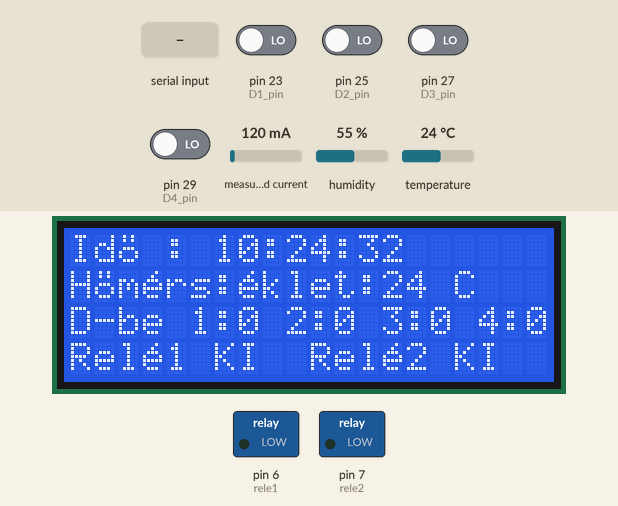
Simulated run of this sketch. Board: Arduino Mega 2560, built with avr-gcc and run on an emulated ATmega2560. Shown: 20×4 character LCD, switched loads named in the sketch (green lamp = pin HIGH). Inputs (shaded band) come from the test bench; at power-on: pin 23 (D1_pin), pin 25 (D2_pin), pin 27 (D3_pin), pin 29 (D4_pin) LOW, measured current 120 mA, humidity 55 %, temperature 24 °C. The local clock reads 2024-03-15 10:24:30 at power-on unless the sketch sets it; storage starts empty; what the sketch prints to the serial monitor is not drawn.

Above: at 2.4 s.
2.5 s: "a" received over the second serial link
At 3.9 s:
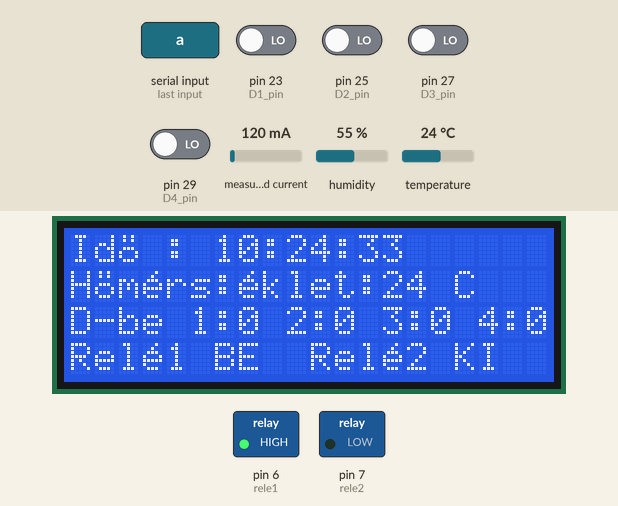
5.5 s: "c" received over the second serial link
At 7.9 s:
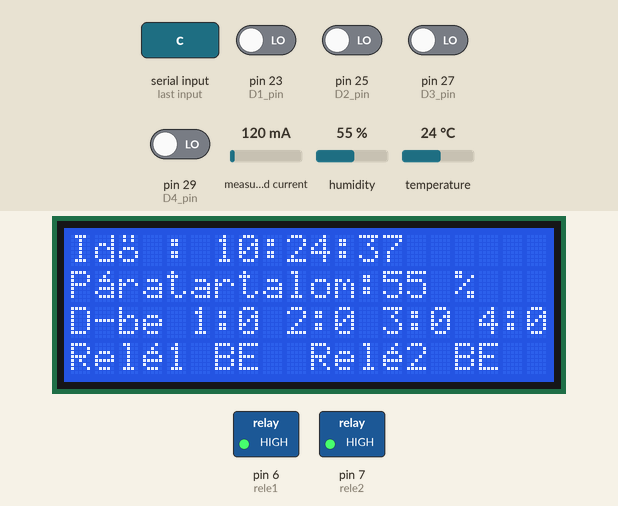
8.5 s: "b" received over the second serial link
At 9.8 s:
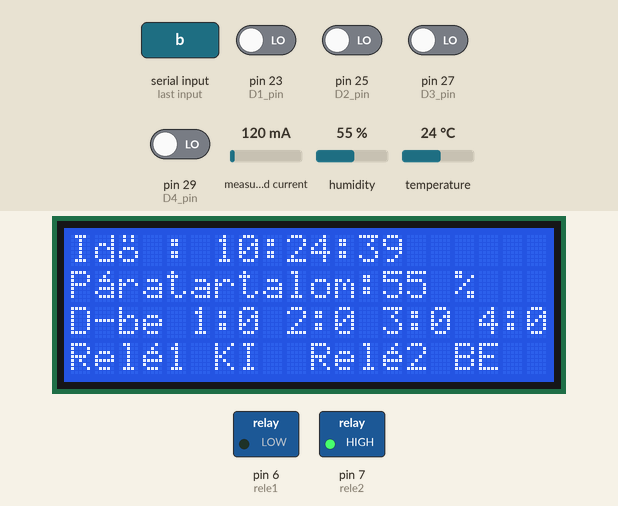
11.5 s: "d" received over the second serial link
At 13.7 s:
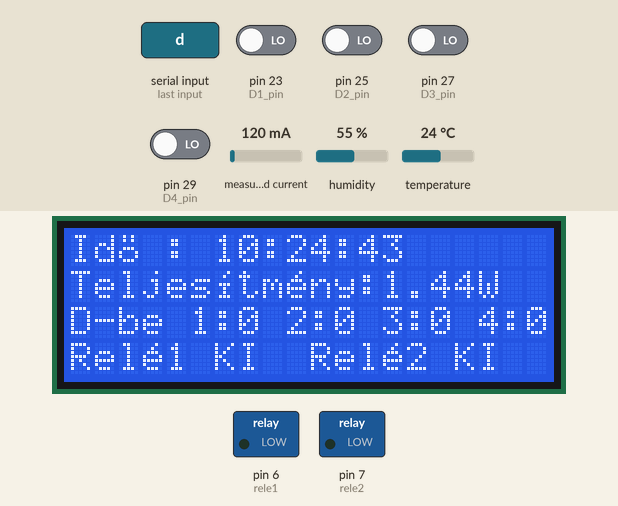
14.5 s: "c" received over the second serial link
At 15.7 s:
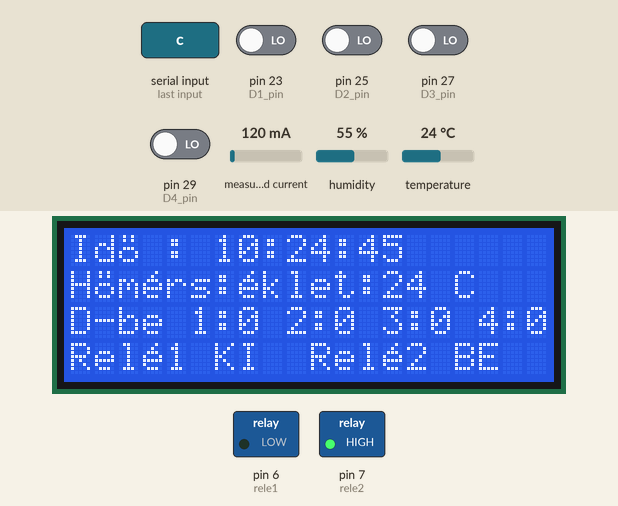
17.5 s: "a" received over the second serial link
At 18.6 s:
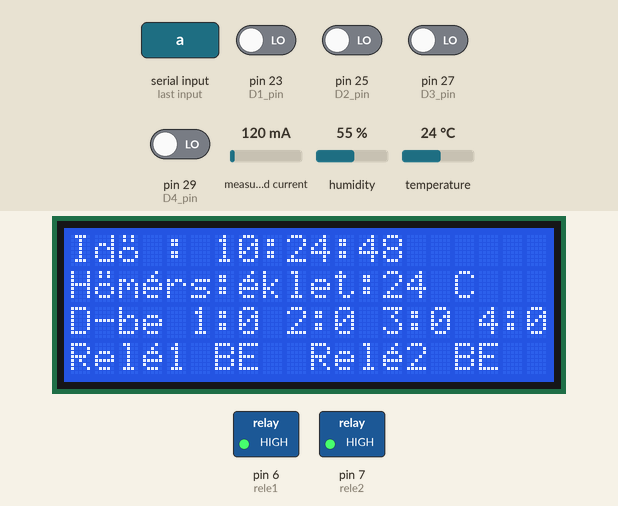
Timing chart, 0 to 20.5 s (numbered marks = the images above; inputs shaded):
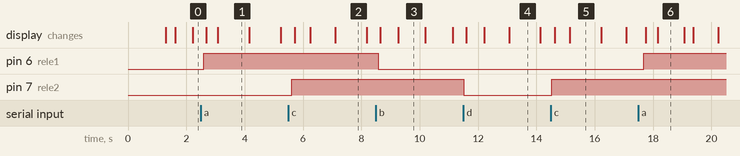

Measured:
- after the input at 2.5 s, pin 6 (rele1): LOW → HIGH after 0.10 s; the display: first changes after 0.18 s (image 1 shows a later state)
- after the input at 5.5 s, pin 7 (rele2): LOW → HIGH after 0.12 s; the display: first changes after 0.22 s (image 2 shows a later state)
- after the input at 8.5 s, pin 6 (rele1): HIGH → LOW after 0.07 s; the display: first changes after 0.15 s (image 3 shows a later state)
- after the input at 11.5 s, pin 7 (rele2): HIGH → LOW at once; the display: first changes after 0.10 s (image 4 shows a later state)
- after the input at 14.5 s, pin 7 (rele2): LOW → HIGH at once; the display: first changes after 0.12 s (image 5 shows a later state)
- after the input at 17.5 s, pin 6 (rele1): LOW → HIGH after 0.18 s; the display: first changes after 0.25 s (image 6 shows a later state)
- what the display in image 1 shows lasts 1.1 s, from 3.1 s to 4.2 s

The sketch:

projec_2022.ino
```cpp
/*
Projekt feladat Vincze Dávid

A projekt feladat annak bemutatására készült, hogy hogyan lehet az Arduino fejlesztői környezetben
mérési adatokat bekérni szenzorokról, digitális bemenetekről, azokat LCD kijelzőn megjeleníteni és
SD kártyán CSV formátumú adatfileban tárolni, ami importálható Excelbe. Továbbá bemutatja hogyan
lehet bluetooth kommunikációs csatornán keresztül kezelni a kimeneteket. A rendszer állapota, és
a működés közbeni események megjelennek a soros porton is.

A projekthez az Arduino Mega2560 típusát választottam, mivel ebben több a memória, így nem kell
tartani a memória elfogyásából adódó problémáktól. A fejlesztőrendszer Arduino 2.0.2. A felhasznált
szoftverkomponensek az internetről szabadon letölthetők. A fejlesztés során felhasználtam az al-
katrészek és szoftverek leírásait és az interneten található oktatóanyagokat és leírásokat.

A felhasznált hardware elemek :
-------------------------------
- Arduino Mega2560
- DHT11 hő és páratartalommérő szenzor
- ACS712 árammérő Hall szenzor
- LCD kijelző 4 sor 20 oszlop
- I2C illesztő modul az LCD kijelzőhöz
- HC06 bluetooth modul
- Data logger shield SD kártya és RTC
- 2 CSATORNÁS RELÉ MODUL 5V DC
- breadboard, vezetékek, ellenállások, LEDek, kapcsolók, izzók
- 12V DC tápegység


*/

#include <dht11.h>  // dht11 szenzor könyvtár

#include "ACS712.h"  // Hall szenzor könyvtár

#include <RTClib.h> // RTC (valós idejű óra) modul könyvtár

#include <Wire.h>  // WIRE I2C könyvtár

#include <SPI.h>  // SPI kommunikáció könyvtár

#include <SD.h>  // SD kártya könyvtár

#include <LiquidCrystal_I2C.h>  // LCD I2C könyvtár

RTC_DS3231 rtc;  // RTC objektum neve rtc

#define DHT11PIN 8  //dht11 kimenet az Arduino 8. láb

dht11 DHT11;  //Szenzor objektum neve DHT11

LiquidCrystal_I2C lcd(0x27,20,4);  // I2C LCD beállítás : címe 0x27, 20 oszlop és 4 sor

ACS712 sensor(ACS712_05B, A1); // árammérő 5A-es típus az A1-ás analóg bemeneten

bool perc_valtas = false;  // percváltás detektálása az SD kártya íráshoz

int lcd_valt=1;  // számláló az LCD első sorába mit irjon ki

char idobelyeg [20] ;  // időbélyeg az adttároláshoz SD kártyán

char ido [10] ;  // idő a kijelzéshez

int mp ;  // másodperc

int perc ;  //perc

int mp_seged ;  // másodperc segédváltozó

int perc_seged ;  // perc segédváltozó

int mp_szamlalo =0;  // változó a másodpercek számolásához

int soros_szamlalo = 19;  // időzítő számláló a soros port írásához

float I = 0; // áram változó

const int U = 12;  //feszültség konstans 12 V DC

int homerseklet=0;  // hőmérséklet változó

int paratartalom =0;  // páratartalom változó

float teljesitmeny=0; // teljesítmény változó

char BT_in_char;  //bluetooth bejövő karakter

bool D_in_1, D_in_2, D_in_3, D_in_4 ;  // digitális bemenetek változói boolean

int D1_pin = 23;  // 1. digitális bemenet a D23 láb

int D2_pin = 25;  // 2. digitális bemenet a D25 láb

int D3_pin = 27;  // 3. digitális bemenet a D27 láb

int D4_pin = 29;  // 4. digitális bemenet a D29 láb

int rele1 =  6;  // Relé1 kimenet a D6 láb

int rele2 =  7;  // Relé2 kimenet a D7 láb

String R1_status = "KI";  // 1. Relé alaphelyzetben kikapcsolva kiíráshoz

String R2_status = "KI";  // 2. Relé alaphelyzetben kikapcsolva kiíráshoz

void setup()  // beállítások induláskor
{

  Wire.begin();  // I2C inicializálás

  lcd_inicializalas();  // LCD inicializálás, ékezetes betűk definiálása

  lcd.clear();  // LCD törlés
  lcd.setCursor(0,0);
  lcd.print("    Vincze D\010vid    ");  // induló kijelzés
  lcd.setCursor(0,2);
  lcd.print("      S E T U P    ");  // induló kijelzés

  Serial.begin(9600);  // soros kapcsolat beállítása

  SD_inicializalas();  // SD kártya inicializálás

  RTC_inicializalas();  // RTC inicializálás

  sensor.calibrate();  // ACS712 szenzor kalibrálás

  Serial1.begin(9600);  // bluetooth soros port ( serial1 TX1(18), RX1(19)) beállítása

  pinMode(D1_pin, INPUT);  // D2 láb bemenet

  pinMode(D2_pin, INPUT);  // D3 láb bemenet

  pinMode(D3_pin, INPUT);  // D4 láb bemenet

  pinMode(D4_pin, INPUT);  // D5 láb bemenet

  pinMode(rele1, OUTPUT);  // D6 láb kimenet

  digitalWrite(rele1,LOW);  // 1. relé alaphelyzetben kikapcsolva

  pinMode(rele2, OUTPUT);  // D7 láb kimenet

  digitalWrite(rele2,LOW);  // 2. relé alaphelyzetben kikapcsolva

  delay ( 1000);  // 1 mp szünet

  lcd.clear();  // LCD törlés

}

void loop()  // főciklus
{
  ido_feladatok();  // idővel és időzítésekkel kapcsolatos feladatok

  ho_paratartalom_meres();  // hőmérséklet és páratartalom mérés

  teljesitmeny_meres();  // teljesítmény mérés

  digitalis_bemenetek_beolvasasa();  // digtális bemenetek beolvasása

  HC06_bluetooth();  // HC06 bluetooth feladat

  kimenet_kezeles();  // kimenetek kezelése

  if (perc_valtas)
    {
    // hogy ne legyen túl nagy az adat.csv file csak percenkeént ír bele
      Serial.println("SD írás");
      SD_iras();  // adatsor írás az SD kártyára
      perc_valtas=false;
    }

   soros_szamlalo ++;
   if (soros_szamlalo==20) // hogy olvasható legyen a kiírás, kb 4 másodprcenként frissül a rendszer állapot
    {
      soros_kiiras();  // adatok kiírása a soros portra
      soros_szamlalo=0;  // soros számláló nullázás
    }

  lcd_kiiras();  // adatok kiírása az LCD kijelzőre

  delay(100);  // 0,1 másodperc szünet

}

void ho_paratartalom_meres()  // hőfok és páratartalom mérés
{
  int chk = DHT11.read(DHT11PIN);  // adatok beolvasása a DHT11 szenzorból

  paratartalom = (DHT11.humidity);  // Páratartalom kiolvasása a DHT11 szenzorból

  homerseklet = (DHT11.temperature);  // Hőmérséklet kiolvasása a DHT11 szenzorból

}

void teljesitmeny_meres()  //Teljesítménymérés
{
  I = sensor.getCurrentDC();  // egyenfeszültség (DC) áram beolvasása a Hall szenzorból
//  I = sensor.getCurrentAC();  // váltófeszültség (AC) áram beolvasása a Hall szenzorból
  if (I < 0.008) // figyelmen kívül hagyja, ha az áram 0.008A-nál kevesebb (teszteléssel megállapított érték)
    {
      I = 0;
    }
    teljesitmeny = (U*I);  // teljesítmény számolása 230 V AC feszültséggel számolva
}

void digitalis_bemenetek_beolvasasa()  // digtális bemenetek beolvasása
{
  D_in_1 = digitalRead(D1_pin);  // 1. digitális bemenet beolvasása
  D_in_2 = digitalRead(D2_pin);  // 2. digitális bemenet beolvasása
  D_in_3 = digitalRead(D3_pin);  // 3. digitális bemenet beolvasása
  D_in_4 = digitalRead(D4_pin);  // 4. digitális bemenet beolvasása
}

void soros_kiiras()  // rendszerállapot kiírása a soros vonalra
{
  Serial.println("--------------- Rendszer állapot ------------------");
  Serial.println(idobelyeg);
  Serial.print("Paratartalom (%): ");
  Serial.println(paratartalom);  // Páratartalom kiírása a soros vonalra
  Serial.print("Homerseklet (C): ");
  Serial.println(homerseklet);  // Hőmérséklet kiírása a soros vonalra
  Serial.print("Teljesítmeny : ");
  Serial.print((teljesitmeny));
  Serial.println(" W");  // teljesítmény kiírása a soros vonalra
  Serial.print("Rele1  : ");
  Serial.println(R1_status);
  Serial.print("Rele2  : ");
  Serial.println(R2_status);
  Serial.print("Digitális bemenetek : ");
  Serial.print(D_in_1);
  Serial.print(D_in_2);
  Serial.print(D_in_3);
  Serial.println(D_in_4 );
}

void lcd_inicializalas()  // LCD inicializálás és az ékezetes karakterek definiálása
{
  lcd.init();       // LCD inicializálás
  lcd.backlight();  // háttérvilágítás be
  //kis ékezetes betűk
  byte a1[8] = {B10, B100, B1110, B1, B1111, B10001, B1111};           //á
  byte e1[8] = {B10, B100, B1110, B10001, B11111, B10000, B1110};      //é
  byte i1[8] = {B10, B100, B0, B1110, B100, B100, B1110};              //í
  byte o1[8] = {B100, B100, B0, B1110, B10001, B10001, B1110};         //ó
  byte o2[8] = {B1010, B0, B1110, B10001, B10001, B10001, B1110};      //ö
  byte o3[8] = {B1010, B1010, B0000, B1110, B10001, B10001, B1110};    //ő
  byte u1[8] = {B0010, B0100, B10001, B10001, B10001, B10011, B1101};  //ú
  byte u2[8] = {B1010, B0, B0, B10001, B10001, B10011, B1101};         //ü
  byte u3[8] = {B1010, B1010, B0, B10001, B10001, B10011, B1101};      //ű

    //Ékezetes karakterek definiálása (ö-nek nincs hely!
  {
  lcd.createChar(0, a1); //á
  lcd.createChar(1, e1); //é
  lcd.createChar(2, i1); //í
  lcd.createChar(3, o1); //ó
  lcd.createChar(4, o3); //ő
  lcd.createChar(5, u1); //ú
  lcd.createChar(6, u2); //ü
  lcd.createChar(7, u3); //ű
  lcd.begin(20, 4); //4x20 karakteres LCD
  }
}

void lcd_kiiras()  // kiírás az LCD kijelzőre
{
// LCD első sorának kezelése
  lcd.setCursor(0,0);  // LDC kurzor 0. sor 1. oszlop
  lcd.print("Id\004 : ");  // RTC idő kiírása
  lcd.print(ido);
  lcd.print("            ");
  // LCD harmadik sorának kezelése, digitális bemenetek
  lcd.setCursor(0, 2);
  lcd.print("D-be 1:");  // digitális bemenetek állapotának kiírása
  lcd.print(D_in_1);  // 1.digitális bemenet állapotának kiírása
  lcd.print(" 2:");
  lcd.print(D_in_2);  // 2.digitális bemenet állapotának kiírása
  lcd.print(" 3:");
  lcd.print(D_in_3);  // 3.digitális bemenet állapotának kiírása
  lcd.print(" 4:");
  lcd.print(D_in_4);  // 4.digitális bemenet állapotának kiírása

// LCD negyedik sorának kezelése, reléállapotok
  lcd.setCursor(0, 3);
  lcd.print("Rel\0011 ");
  lcd.print(R1_status);  // R1 relé állapot

  lcd.setCursor(10, 3);
  lcd.print("Rel\0012 ");
  lcd.print(R2_status);  // R2 relé állapot

  switch (lcd_valt)  // a második sor tartalma az lcd_valt értékétől függ, analóg mérések
  {
    case 1:  // hőmérséklet
        lcd.setCursor(0,1);  // LDC kurzor 2. sor 1. oszlop
        lcd.print ("H\004m\001rs:\001klet:");
        lcd.print(homerseklet);
        lcd.print(" C  ");
        break;
    case 2:  // páratartalom
        lcd.setCursor(0,1);  // LDC kurzor 2. sor 1. oszlop
        lcd.print ("P\010ratartalom:");
        lcd.print(paratartalom);
        lcd.print(" %   ");
        break;
    case 3:  // teljesítmény
        lcd.setCursor(0,1);  // LDC kurzor 2. sor 1. oszlop
        lcd.print("Teljes\002tm\001ny:");
        lcd.print(teljesitmeny);
        lcd.print("W");
        break;
  }
}

void HC06_bluetooth()  // bluetooth feladat. Serial1-ről karakter beolvasás
{
  BT_in_char = Serial1.read();  // egy karakter beolvasása a HC06 bluetooth modulból, ha van vett karakter
}

void kimenet_kezeles()  // ha van értelmezhető karakter, akkor kimenet kezelés és az aktuális idő és állapot kiírása a soros portra
{
 //relé1 kezelése
  if(BT_in_char == 'a')  // ha a karakter "a" rele1 bekapcsol
{
  digitalWrite(rele1,HIGH);
  R1_status = "BE";
  Serial.print(" Időbélyeg ");
  Serial.println(idobelyeg);
  Serial.print("Bluetooth vett karakter : ");
  Serial.println(BT_in_char);
  Serial.print("Relé1  : ");
  Serial.println(R1_status);
}
  if(BT_in_char == 'b')  // ha a karakter "b" rele1 kikapcsol
  {
    digitalWrite(rele1,LOW);
    R1_status = "KI";
    Serial.print(" Időbélyeg ");
    Serial.println(idobelyeg);
    Serial.print("Bluetooth vett karakter : ");
    Serial.println(BT_in_char);
    Serial.print("Relé1  : ");
    Serial.println(R1_status);
  }
//relé2 kezelése
  if(BT_in_char == 'c')  // ha a karakter "c" rele2 bekapcsol
  {
    digitalWrite(rele2,HIGH);
    R2_status = "BE";
    Serial.print(" Időbélyeg ");
    Serial.println(idobelyeg);
    Serial.print("Bluetooth vett karakter : ");
    Serial.println(BT_in_char);
    Serial.print("Relé2  : ");
    Serial.println(R2_status);
  }
  if(BT_in_char == 'd')  // ha a karakter "d" rele2 kikapcsol
  {
    digitalWrite(rele2,LOW);
    R2_status = "KI";
    Serial.print(" Időbélyeg ");
    Serial.println(idobelyeg);
    Serial.print("Bluetooth vett karakter : ");
    Serial.println(BT_in_char);
    Serial.print("Relé2  : ");
    Serial.println(R2_status);
  }
delay(10);
}

void SD_inicializalas()  // SD kártya inicializálása
{
  if (!SD.begin(10,11,12,13))  // az Arduino Mega2560 miatt meg kell adni a Datalogger shield által használt lábakat
    {
      Serial.println(" SD kártya nincs, vagy nem inicializálható");  // ha nincs SD kátya, vagy nem inicializálható
      lcd.clear();
      lcd.print(" SD hiba ! ! ! !");  /// hiba esetén kilép
      Serial.println(" SD hiba ! ! ! !");
      exit(1);  // kilépés
    }
    // ha az SD kártya rendben van, akkor ellenőrzi az adatfile meglétét, ha nincs létrehozza

    if (!SD.exists("adat.csv"))  // Ha nem létezik az adat.csv file, akkor létrehozza és beleírja a fejlécet
      {
        File adatfile = SD.open("adat.csv", FILE_WRITE);
        adatfile.println("Időbélyeg,Hőmérséklet,Páratartalom,Teljesítmény,Relé1,Relé2,Digit1,Digit2,Digit3,Digit4");  //fejléc kiírása a fileba
        adatfile.close();  // adatfile bezárása
      }
}

void SD_iras()  // SD kártya írása soronként
{
  // adatfile megnyitása
  Serial.println (" SD kártya írás kezdet"); // kiírás a soros portra

  File adatfile = SD.open("adat.csv", FILE_WRITE);

  if (adatfile)
    {
      adatfile.print(idobelyeg);  //időbélyeg írása az SD kártyára
      adatfile.print(",");  //mezőelválasztó "," írása
      Serial.print(" Időbélyeg "); // időbélyeg kiírása a soros portra
      Serial.println(idobelyeg);
      adatfile.print(homerseklet);  //hőmérséklet írása az SD kártyára
      adatfile.print(",");  //mezőelválasztó "," írása
      adatfile.print(paratartalom);  //páratartalom írása az SD kártyára
      adatfile.print(",");  //mezőelválasztó "," írása
      adatfile.print(teljesitmeny);  //teljesítmény írása az SD kártyára
      adatfile.print(",");  //mezőelválasztó "," írása
      adatfile.print(R1_status);  //Relé1 állapot írása az SD kártyára
      adatfile.print(",");  //mezőelválasztó "," írása
      adatfile.print(R2_status);  //Relé2 állapot írása az SD kártyára
      adatfile.print(",");  //mezőelválasztó "," írása
      adatfile.print(D_in_1);  // 1. digitális bemenet állapot írása az SD kártyára
      adatfile.print(",");  //mezőelválasztó "," írása
      adatfile.print(D_in_2);  // 2. digitális bemenet állapot írása az SD kártyára
      adatfile.print(",");  //mezőelválasztó "," írása
      adatfile.print(D_in_3);  // 3. digitális bemenet állapot írása az SD kártyára
      adatfile.print(",");  //mezőelválasztó "," írása
      adatfile.println(D_in_4);  // 4. digitális bemenet állapot írása az SD kártyára

      adatfile.close();  //adatfile lezárása
      Serial.println(" SD kártya írás vége"); // kiírás a soros portra
      delay(50);  // 50 ms szünet
    }
    else
    {
      Serial.println(" Adat.csv nem írható");  // ha az adat.csv kátya írható
      lcd.clear();
      lcd.print(" SD hiba ! ! ! !");  // ha nincs meg az adatfile
      Serial.println(" SD hiba ! ! ! !");
      exit(1);  // kilépés
    }
}

void RTC_inicializalas()  // RTC inicializálása
{
  rtc.begin();
}

void ido_feladatok()  // idővel és időzítéssel kapcsolatos feladatok
{
  DateTime now = rtc.now();

  sprintf(idobelyeg, "%02d/%02d/%02d %02d:%02d:%02d", now.year(), now.month(), now.day(), now.hour(), now.minute(), now.second() );  // időbélyeg előállítása ééé/hh/nn ÓÓ:pp:mp formátumban
  sprintf(ido, "%02d:%02d:%02d" , now.hour(), now.minute(), now.second());  // idő előállítása a kijelzéshez  óó:pp:mp formátumban

  perc = now.minute(); // aktuális perc kiolvasása az RTC-ből
  mp = now.second(); // aktuális másodperc kiolvasása az RTC-ből

  if(perc != perc_seged)  // percváltás detektálása
  {
    perc_valtas = true;
    perc_seged = perc;
  }
  if (mp != (mp_seged))  // 5 másodpercenként váltja az LCD első sorában a kijelzést ciklikusan
    mp_szamlalo ++;
    if ( mp_szamlalo == 20 )
      {
        mp_szamlalo=0;
        {
          lcd_valt ++;
          if (lcd_valt > 3)
            lcd_valt = 1;
        }
   }
}
```
